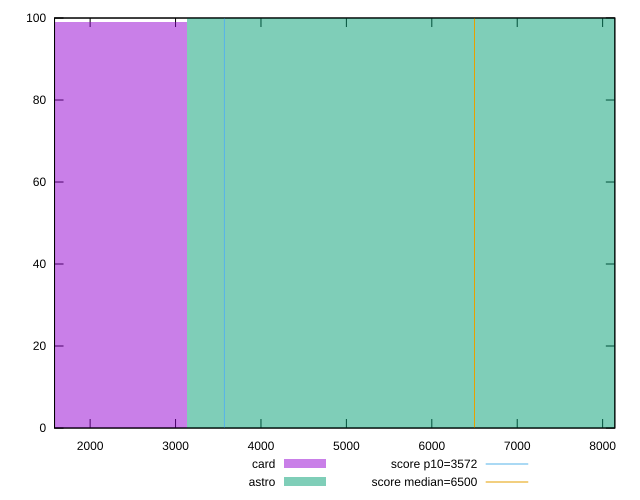

Write gnuplot code to recreate this figure.
reset

$card <<EOF
0 99
EOF

$astro <<EOF
6259.879121487943 100
EOF

set key outside below
set boxwidth 6259.879121487943
set xrange [1583.1881999999998:8142.665]
set yrange [0:100]
set trange [0:100]
set style fill transparent solid 0.5 noborder

set parametric
set terminal svg size 640, 500 enhanced background rgb 'white'
set output "reports/report_00030_2021-02-24T20-42-31.540Z/first-cpu-idle/comparison/histogram/2_vs_3.svg"

plot $card title "card" with boxes, \
     $astro title "astro" with boxes, \
     3572,t title "score p10=3572", \
     6500,t title "score median=6500"

reset
